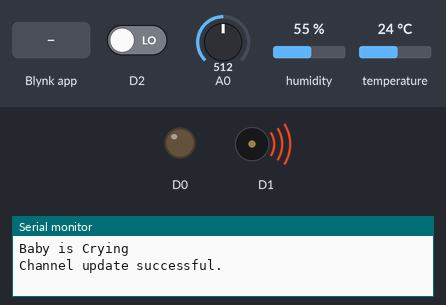
Recording of a program running on a simulated ESP8266 (NodeMCU). Parts: output pins drawn as LEDs (lit = HIGH), buzzer (waves = sounding), the last lines printed to the serial monitor. The test bench sets the inputs (shaded band); at power-on: D2 LOW, A0 = 512, humidity 55 %, temperature 24 °C. WiFi joins after 1.5 s; servers stay silent unless stated.

Above: at 17.3 s.
18.2 s: Blynk app writes 0 to V1
At 19.01 s:
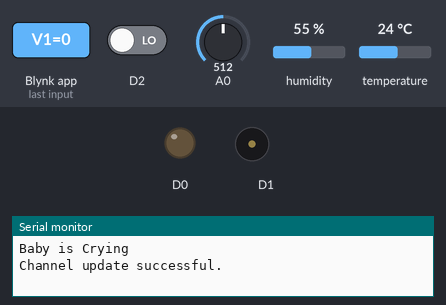
At 32.4 s:
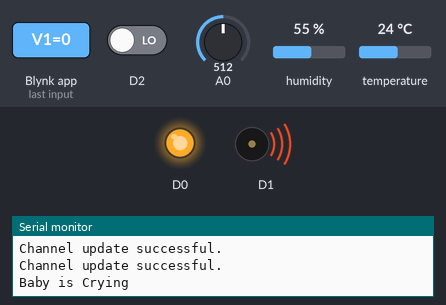
Timing chart, 0 to 38.7 s (numbered marks = the images above; inputs shaded):
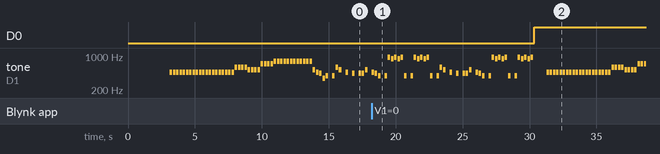

The program:

main.cpp
```cpp
#include <Arduino.h>
#include <Messages.h>
#include <Configs.h>
#define BLYNK_PRINT Serial
#include <ESP8266WiFi.h>
#include <BlynkSimpleEsp8266.h>
#include <Pins.h>
#include <Music.h>
#include <DHT.h>
#include <Servo.h>
#include "ThingSpeak.h"
WiFiClient client;

Servo myservo;

#define DHTTYPE DHT11
DHT dht(Pins.TemperatureSensor, DHTTYPE);
BlynkTimer timer;

void ThingsSpeakSyncAll()
{
  int x = ThingSpeak.writeFields(Configs.ThingsSpeak_SECRET_CH_ID, Configs.ThingsSpeak_APIKEY);
  if (x == 200)
  {
    Serial.println("Channel update successful.");
  }
  else
  {
    Serial.println("Problem updating channel. HTTP error code " + String(x));
  }
}
bool manualFanControl = 0;
bool isTemperatureNotificationSent=0;
void HandleTemperatureSensor()
{
  float h = dht.readHumidity();
  float t = dht.readTemperature();

  if (isnan(h) || isnan(t))
  {
    Serial.println("Failed to read from DHT sensor!");
    return;
  }

  Blynk.virtualWrite(VirtualPins.Humidity, h);
  Blynk.virtualWrite(VirtualPins.Temperature, t);
  ThingSpeak.setField(1, t);
  ThingSpeak.setField(2, h);
  ThingsSpeakSyncAll();
  if(int(t) > 35 && !isTemperatureNotificationSent)
  {
    isTemperatureNotificationSent=1;
    Blynk.notify(Messages.TemperatureAlert);
  }
  else if(int(t) < 35)
  {
    isTemperatureNotificationSent=0;
  }

  if (int(t) >= Configs.TemperatureThreshold && !manualFanControl)
  {
    Blynk.virtualWrite(VirtualPins.Fan, HIGH);
    Serial.println(Messages.FanOnAuto);
    manualFanControl = 1;
    Blynk.syncVirtual(VirtualPins.Fan);
  }
  else if ((int(t) < (Configs.TemperatureThreshold - 1)) && manualFanControl)
  {
    Blynk.virtualWrite(VirtualPins.Fan, LOW);
    Serial.println(Messages.FanOffAuto);
    manualFanControl = 0;
    Blynk.syncVirtual(VirtualPins.Fan);
  }
}

bool isBabyCryNotificationSent = 0;
int currentSamplingSecond = Configs.SoundSamplingPeriod;
int babyCryCount = 0;
void HandleBabyCry()
{
  pinMode(Pins.SoundSensor, INPUT);

  int sound = analogRead(Pins.SoundSensor);
  // Serial.println("sound : "+String(sound)+" babyCryCount : "+String(babyCryCount));
  if (currentSamplingSecond--)
  {
    if (sound > Configs.SoundThreshold)
      babyCryCount++;
  }
  else
  {
    currentSamplingSecond = Configs.SoundSamplingPeriod;
    // Serial.println("sound : "+String(sound)+" babyCryCount : "+String(babyCryCount)+" babyNoCryCount : "+String(babyNoCryCount));
    if (babyCryCount > Configs.BabyCryThresholdPerSamplingPeriod)
    {
      Serial.println(Messages.BabyCry);
      if (!isBabyCryNotificationSent)
      {
        Blynk.notify(Messages.BabyCry);
        isBabyCryNotificationSent = 1;
      }
    }
    babyCryCount = 0;
  }
}

bool isWetBedNotificationSent = 0;

void HandleMoistureSensor()
{
  int currentValue = digitalRead(Pins.MoistureSensor);
  ThingSpeak.setField(3,!currentValue);
  ThingsSpeakSyncAll();
  if (!currentValue && !isWetBedNotificationSent)
  {
    Blynk.notify(Messages.BabyWetBed);
    isWetBedNotificationSent = 1;
  }
  else if (currentValue)
  {
    isWetBedNotificationSent = 0;
  }
  // Serial.println("Moisture : "+String(currentValue)+"isWetBedNotificationSent : "+String(isWetBedNotificationSent));
}
void ResetBabyCryNotificationSent()
{
  isBabyCryNotificationSent = 0;
}

void SwingCradle()
{

  if (isBabyCryNotificationSent)
  {
    int pos = 0;
    myservo.attach(Pins.ServoMotor);
    for (pos = 0; pos <= 180; pos += 1)
    { // goes from 0 degrees to 180 degrees
      // in steps of 1 degree
      myservo.write(pos); // tell servo to go to position in variable 'pos'
      delay(15);          // waits 15 ms for the servo to reach the position
    }
    for (pos = 180; pos >= 0; pos -= 1)
    {                     // goes from 180 degrees to 0 degrees
      myservo.write(pos); // tell servo to go to position in variable 'pos'
      delay(15);          // waits 15 ms for the servo to reach the position
    }
    myservo.detach();
  }
}

int playMusicTimerNumber;
void PlayMusic()
{
  if (isBabyCryNotificationSent)
  {
    timer.disable(playMusicTimerNumber);
    for (int thisNote = 0; thisNote < 112; thisNote++)
    {

      int noteDuration = 750 / noteDurations[thisNote];
      tone(Pins.Buzzer, melody[thisNote], noteDuration);

      int pauseBetweenNotes = noteDuration * 1.30;
      delay(pauseBetweenNotes);

      noTone(Pins.Buzzer);
      timer.enable(playMusicTimerNumber);
    }
  }
}

BLYNK_WRITE(V1)
{
  int pinValue = param.asInt();
  digitalWrite(Pins.Fan, !pinValue);
}
BLYNK_WRITE(V4)
{
  int pinValue = param.asInt();

  Configs.TemperatureThreshold = pinValue;
  Serial.println(Configs.TemperatureThreshold);
}

void setup()
{
  Serial.begin(9600);
  Blynk.begin(Configs.BlynkAuth, Configs.Wifi_SSID, Configs.WIFI_Password);
  dht.begin();
  pinMode(Pins.Fan, OUTPUT);
  pinMode(Pins.SoundSensor, OUTPUT);
  pinMode(Pins.Buzzer, OUTPUT);
  pinMode(Pins.MoistureSensor, INPUT);
  Blynk.syncAll();
  ThingSpeak.begin(client);
  timer.setInterval(1000L, HandleTemperatureSensor);
  timer.setInterval(3000L, HandleMoistureSensor);
  timer.setInterval(50L, HandleBabyCry);
  timer.setInterval(20000L, ResetBabyCryNotificationSent);
  timer.setInterval(6000L, SwingCradle);
  playMusicTimerNumber = timer.setInterval(1000L, PlayMusic);
}

void loop()
{
  Blynk.run();
  timer.run();
}
```

Messages.h
```cpp
#include <Arduino.h>
struct Messages
{
    const char* BabyWetBed = "Baby has wet the bed, please change it.";
    const char* BabyCry = "Baby is Crying";
    const char* FanOnAuto = "Fan Turned ON Due to High Temperature";
    const char* FanOffAuto = "Fan Turned OFF Due to LOW Temperature";
    const char* TemperatureAlert = "Alert!! Room Temperature is HIGH";
}Messages;
```

Music.h
```cpp
//YouTube|Tech at Home
/*
 Connections:

 Speaker positive = Arduino digital 8
 Speaker negative = Arduino GND

*/


#define NOTE_B0  31
#define NOTE_C1  33
#define NOTE_CS1 35
#define NOTE_D1  37
#define NOTE_DS1 39
#define NOTE_E1  41
#define NOTE_F1  44
#define NOTE_FS1 46
#define NOTE_G1  49
#define NOTE_GS1 52
#define NOTE_A1  55
#define NOTE_AS1 58
#define NOTE_B1  62
#define NOTE_C2  65
#define NOTE_CS2 69
#define NOTE_D2  73
#define NOTE_DS2 78
#define NOTE_E2  82
#define NOTE_F2  87
#define NOTE_FS2 93
#define NOTE_G2  98
#define NOTE_GS2 104
#define NOTE_A2  110
#define NOTE_AS2 117
#define NOTE_B2  123
#define NOTE_C3  131
#define NOTE_CS3 139
#define NOTE_D3  147
#define NOTE_DS3 156
#define NOTE_E3  165
#define NOTE_F3  175
#define NOTE_FS3 185
#define NOTE_G3  196
#define NOTE_GS3 208
#define NOTE_A3  220
#define NOTE_AS3 233
#define NOTE_B3  247
#define NOTE_C4  262
#define NOTE_CS4 277
#define NOTE_D4  294
#define NOTE_DS4 311
#define NOTE_E4  330
#define NOTE_F4  349
#define NOTE_FS4 370
#define NOTE_G4  392
#define NOTE_GS4 415
#define NOTE_A4  440
#define NOTE_AS4 466
#define NOTE_B4  494
#define NOTE_C5  523
#define NOTE_CS5 554
#define NOTE_D5  587
#define NOTE_DS5 622
#define NOTE_E5  659
#define NOTE_F5  698
#define NOTE_FS5 740
#define NOTE_G5  784
#define NOTE_GS5 831
#define NOTE_A5  880
#define NOTE_AS5 932
#define NOTE_B5  988
#define NOTE_C6  1047
#define NOTE_CS6 1109
#define NOTE_D6  1175
#define NOTE_DS6 1245
#define NOTE_E6  1319
#define NOTE_F6  1397
#define NOTE_FS6 1480
#define NOTE_G6  1568
#define NOTE_GS6 1661
#define NOTE_A6  1760
#define NOTE_AS6 1865
#define NOTE_B6  1976
#define NOTE_C7  2093
#define NOTE_CS7 2217
#define NOTE_D7  2349
#define NOTE_DS7 2489
#define NOTE_E7  2637
#define NOTE_F7  2794
#define NOTE_FS7 2960
#define NOTE_G7  3136
#define NOTE_GS7 3322
#define NOTE_A7  3520
#define NOTE_AS7 3729
#define NOTE_B7  3951
#define NOTE_C8  4186
#define NOTE_CS8 4435
#define NOTE_D8  4699
#define NOTE_DS8 4978"

int melody[] = {
  NOTE_AS4, NOTE_AS4, NOTE_AS4, NOTE_AS4,
  NOTE_AS4, NOTE_AS4, NOTE_AS4, NOTE_AS4,
  NOTE_AS4, NOTE_AS4, NOTE_AS4, NOTE_AS4,
  NOTE_AS4, NOTE_AS4, NOTE_AS4, NOTE_AS4,
  NOTE_AS4, NOTE_AS4, NOTE_AS4, NOTE_AS4,
  NOTE_D5, NOTE_D5, NOTE_D5, NOTE_D5,
  NOTE_C5, NOTE_C5, NOTE_C5, NOTE_C5,
  NOTE_F5, NOTE_F5, NOTE_F5, NOTE_F5,
  NOTE_G5, NOTE_G5, NOTE_G5, NOTE_G5,
  NOTE_G5, NOTE_G5, NOTE_G5, NOTE_G5,
  NOTE_G5, NOTE_G5, NOTE_G5, NOTE_G5,
  NOTE_C5, NOTE_AS4, NOTE_A4, NOTE_F4,
  NOTE_G4, 0, NOTE_G4, NOTE_D5,
  NOTE_C5, 0, NOTE_AS4, 0,
  NOTE_A4, 0, NOTE_A4, NOTE_A4,
  NOTE_C5, 0, NOTE_AS4, NOTE_A4,
  NOTE_G4,0, NOTE_G4, NOTE_AS5,
  NOTE_A5, NOTE_AS5, NOTE_A5, NOTE_AS5,
  NOTE_G4,0, NOTE_G4, NOTE_AS5,
  NOTE_A5, NOTE_AS5, NOTE_A5, NOTE_AS5,
  NOTE_G4, 0, NOTE_G4, NOTE_D5,
  NOTE_C5, 0, NOTE_AS4, 0,
  NOTE_A4, 0, NOTE_A4, NOTE_A4,
  NOTE_C5, 0, NOTE_AS4, NOTE_A4,
  NOTE_G4,0, NOTE_G4, NOTE_AS5,
  NOTE_A5, NOTE_AS5, NOTE_A5, NOTE_AS5,
  NOTE_G4,0, NOTE_G4, NOTE_AS5,
  NOTE_A5, NOTE_AS5, NOTE_A5, NOTE_AS5
 };

// note durations: 4 = quarter note, 8 = eighth note, etc.:
int noteDurations[] = {
  4,4,4,4,
  4,4,4,4,
  4,4,4,4,
  4,4,4,4,
  4,4,4,4,
  4,4,4,4,
  4,4,4,4,
  4,4,4,4,
  4,4,4,4,
  4,4,4,4,
  4,4,4,4,
  4,4,4,4,
  4,4,4,4,
  4,4,4,4,
  4,4,4,4,
  4,4,4,4,
  4,4,4,4,
  4,4,4,4,
  4,4,4,4,
  4,4,4,4,
  4,4,4,4,
  4,4,4,4,
  4,4,4,4,
  4,4,4,4,
  4,4,4,4,
  4,4,4,4,
  4,4,4,4,
  4,4,4,4,
  };
```

Configs.h
```cpp
struct Configs
{
   const char* BlynkAuth = "Sj3DwfQ0GW9XZyjoL61Y4fjjhIG6IRkC";
   const char* Wifi_SSID = "vivek";
   const char* WIFI_Password = "vivek2271146";

   unsigned long ThingsSpeak_SECRET_CH_ID = 000000;
   const char* ThingsSpeak_APIKEY = "XYZ";

   int SoundThreshold = 100;
   int SoundSamplingPeriod = 10;
   int BabyCryThresholdPerSamplingPeriod = 3;
   int TemperatureThreshold = 34;
}Configs;
```

Pins.h
```cpp
#include <Arduino.h>
#include <BlynkSimpleEsp8266.h>
struct Pins
{
    static const uint8_t TemperatureSensor = D5;
    static const uint8_t Fan = D0;
    static const uint8_t MoistureSensor = D2;
    static const uint8_t SoundSensor = A0;
    static const uint8_t ServoMotor = D3;
    static const uint8_t Buzzer = D1;
}Pins;
struct VirtualPins
{
    int Fan = V1;
    int TemperatureThreshold = V4;
    int Humidity = V5;
    int Temperature = V6;
}VirtualPins;
```

Measured:
- after the input at 18.2 s, D0: LOW → HIGH after 12.1 s
- by itself, tone on D1: plays 440 Hz for 0.19 s, 392 Hz for 0.19 s, 392 Hz for 0.19 s, 932 Hz for 0.19 s, 880 Hz for 0.19 s, 932 Hz for 0.19 s … (71 notes in this stretch)
